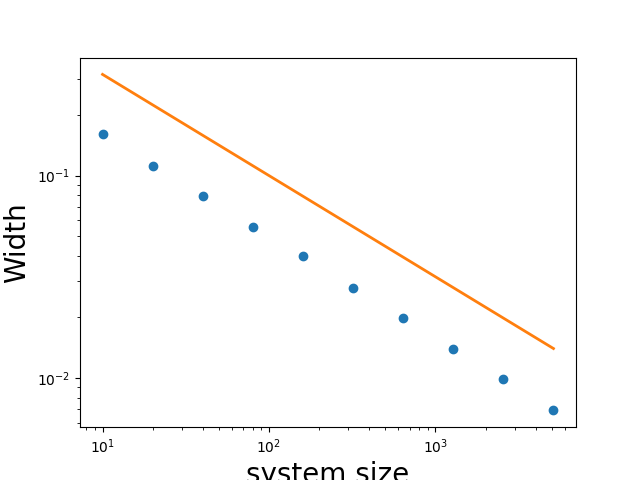

This figure's Python source:
# Python script: Width vs. system size
import numpy as np
from numpy.random import randint

f = lambda n: [sum(randint(2, size=n)) for i in range(trial)]

n, trial = 10, 10000
N, Y = [], []

for i in range(10):
    x, y = np.unique(f(n), return_counts=True)
    x = x / n  # Normalized by width
    p = y / trial  # Probability
    d = np.sqrt(sum(x * x * p) - (sum(x * p)) ** 2)  # Width
    Y.append(d)
    N.append(n)
    n = n * 2

# For plotting
import matplotlib.pyplot as plt

fit = np.array(N) ** (-0.5)
plt.loglog(N, Y, 'o', N, fit, '-', lw=2)
plt.ylabel('Width', size=20)
plt.xlabel('system size', size=20)
plt.show()
